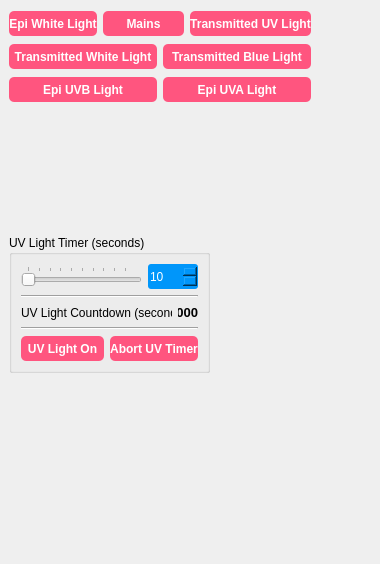
               <widget class="QWidget" name="toolLightControl">
                <property name="geometry">
                 <rect>
                  <x>0</x>
                  <y>0</y>
                  <width>380</width>
                  <height>564</height>
                 </rect>
                </property>
                <attribute name="label">
                 <string>Illumination Control</string>
                </attribute>
                <widget class="QGroupBox" name="groupBox">
                 <property name="geometry">
                  <rect>
                   <x>9</x>
                   <y>235</y>
                   <width>201</width>
                   <height>138</height>
                  </rect>
                 </property>
                 <property name="title">
                  <string>UV Light Timer (seconds)</string>
                 </property>
                 <layout class="QVBoxLayout" name="verticalLayout_10">
                  <item>
                   <layout class="QHBoxLayout" name="horizontalLayout_23">
                    <item>
                     <widget class="QSlider" name="sliderStainFree">
                      <property name="minimum">
                       <number>10</number>
                      </property>
                      <property name="maximum">
                       <number>600</number>
                      </property>
                      <property name="orientation">
                       <enum>Qt::Horizontal</enum>
                      </property>
                      <property name="tickPosition">
                       <enum>QSlider::TicksAbove</enum>
                      </property>
                      <property name="tickInterval">
                       <number>60</number>
                      </property>
                     </widget>
                    </item>
                    <item>
                     <widget class="QSpinBox" name="spinStainFree">
                      <property name="minimumSize">
                       <size>
                        <width>50</width>
                        <height>25</height>
                       </size>
                      </property>
                      <property name="styleSheet">
                       <string notr="true">QSpinBox{	
background-color : rgb(0, 150, 250);
color:rgb(255, 255, 255);
font: 10pt &quot;Segoe UI&quot;;
border-radius: 3px;
}</string>
                      </property>
                      <property name="minimum">
                       <number>10</number>
                      </property>
                      <property name="maximum">
                       <number>600</number>
                      </property>
                     </widget>
                    </item>
                   </layout>
                  </item>
                  <item>
                   <widget class="Line" name="line_25">
                    <property name="orientation">
                     <enum>Qt::Horizontal</enum>
                    </property>
                   </widget>
                  </item>
                  <item>
                   <layout class="QHBoxLayout" name="horizontalLayout_20">
                    <item>
                     <widget class="QLabel" name="label_11">
                      <property name="text">
                       <string>UV Light Countdown (seconds):</string>
                      </property>
                     </widget>
                    </item>
                    <item>
                     <widget class="QLabel" name="labelElapsedTime">
                      <property name="minimumSize">
                       <size>
                        <width>20</width>
                        <height>0</height>
                       </size>
                      </property>
                      <property name="font">
                       <font>
                        <family>Segoe UI</family>
                        <pointsize>10</pointsize>
                        <weight>75</weight>
                        <italic>false</italic>
                        <bold>true</bold>
                       </font>
                      </property>
                      <property name="layoutDirection">
                       <enum>Qt::LeftToRight</enum>
                      </property>
                      <property name="text">
                       <string>000</string>
                      </property>
                      <property name="scaledContents">
                       <bool>false</bool>
                      </property>
                      <property name="alignment">
                       <set>Qt::AlignRight|Qt::AlignTrailing|Qt::AlignVCenter</set>
                      </property>
                      <property name="margin">
                       <number>0</number>
                      </property>
                     </widget>
                    </item>
                   </layout>
                  </item>
                  <item>
                   <widget class="Line" name="line_26">
                    <property name="orientation">
                     <enum>Qt::Horizontal</enum>
                    </property>
                   </widget>
                  </item>
                  <item>
                   <layout class="QHBoxLayout" name="horizontalLayout_19">
                    <item>
                     <widget class="QPushButton" name="buttonStartStainFree">
                      <property name="minimumSize">
                       <size>
                        <width>0</width>
                        <height>25</height>
                       </size>
                      </property>
                      <property name="styleSheet">
                       <string notr="true">QPushButton{	
background-color : rgb(255, 85, 127);
color:rgb(255, 255, 255);
font: 10pt &quot;Segoe UI&quot;;
font: bold;
border-radius: 5px;
}

QPushButton::pressed{background-color :rgb(0, 170, 255);}

QPushButton::checked{background-color :rgb(0, 255, 127);}
</string>
                      </property>
                      <property name="text">
                       <string>UV Light On</string>
                      </property>
                      <property name="checkable">
                       <bool>false</bool>
                      </property>
                     </widget>
                    </item>
                    <item>
                     <widget class="QPushButton" name="buttonAbortStainFree">
                      <property name="minimumSize">
                       <size>
                        <width>0</width>
                        <height>25</height>
                       </size>
                      </property>
                      <property name="styleSheet">
                       <string notr="true">QPushButton{	
background-color : rgb(255, 85, 127);
color:rgb(255, 255, 255);
font: 10pt &quot;Segoe UI&quot;;
font: bold;
border-radius: 5px;
}

QPushButton::pressed{background-color :rgb(0, 170, 255);}

QPushButton::checked{background-color :rgb(0, 255, 127);}
</string>
                      </property>
                      <property name="text">
                       <string>Abort UV Timer</string>
                      </property>
                     </widget>
                    </item>
                   </layout>
                  </item>
                 </layout>
                </widget>
                <widget class="QWidget" name="">
                 <property name="geometry">
                  <rect>
                   <x>9</x>
                   <y>9</y>
                   <width>302</width>
                   <height>95</height>
                  </rect>
                 </property>
                 <layout class="QVBoxLayout" name="verticalLayout_11">
                  <item>
                   <layout class="QHBoxLayout" name="horizontalLayout_12">
                    <item>
                     <widget class="QPushButton" name="buttonEpiWhite">
                      <property name="minimumSize">
                       <size>
                        <width>0</width>
                        <height>25</height>
                       </size>
                      </property>
                      <property name="palette">
                       <palette>
                        <active>
                         <colorrole role="WindowText">
                          <brush brushstyle="SolidPattern">
                           <color alpha="255">
                            <red>255</red>
                            <green>255</green>
                            <blue>255</blue>
                           </color>
                          </brush>
                         </colorrole>
                         <colorrole role="Button">
                          <brush brushstyle="SolidPattern">
                           <color alpha="255">
                            <red>255</red>
                            <green>85</green>
                            <blue>127</blue>
                           </color>
                          </brush>
                         </colorrole>
                         <colorrole role="Light">
                          <brush brushstyle="SolidPattern">
                           <color alpha="255">
                            <red>127</red>
                            <green>255</green>
                            <blue>191</blue>
                           </color>
                          </brush>
                         </colorrole>
                         <colorrole role="Midlight">
                          <brush brushstyle="SolidPattern">
                           <color alpha="255">
                            <red>63</red>
                            <green>255</green>
                            <blue>159</blue>
                           </color>
                          </brush>
                         </colorrole>
                         <colorrole role="Dark">
                          <brush brushstyle="SolidPattern">
                           <color alpha="255">
                            <red>0</red>
                            <green>127</green>
                            <blue>63</blue>
                           </color>
                          </brush>
                         </colorrole>
                         <colorrole role="Mid">
                          <brush brushstyle="SolidPattern">
                           <color alpha="255">
                            <red>0</red>
                            <green>170</green>
                            <blue>84</blue>
                           </color>
                          </brush>
                         </colorrole>
                         <colorrole role="Text">
                          <brush brushstyle="SolidPattern">
                           <color alpha="255">
                            <red>255</red>
                            <green>255</green>
                            <blue>255</blue>
                           </color>
                          </brush>
                         </colorrole>
                         <colorrole role="BrightText">
                          <brush brushstyle="SolidPattern">
                           <color alpha="255">
                            <red>255</red>
                            <green>255</green>
                            <blue>255</blue>
                           </color>
                          </brush>
                         </colorrole>
                         <colorrole role="ButtonText">
                          <brush brushstyle="SolidPattern">
                           <color alpha="255">
                            <red>255</red>
                            <green>255</green>
                            <blue>255</blue>
                           </color>
                          </brush>
                         </colorrole>
                         <colorrole role="Base">
                          <brush brushstyle="SolidPattern">
                           <color alpha="255">
                            <red>255</red>
                            <green>85</green>
                            <blue>127</blue>
                           </color>
                          </brush>
                         </colorrole>
                         <colorrole role="Window">
                          <brush brushstyle="SolidPattern">
                           <color alpha="255">
                            <red>255</red>
                            <green>85</green>
                            <blue>127</blue>
                           </color>
                          </brush>
                         </colorrole>
                         <colorrole role="Shadow">
                          <brush brushstyle="SolidPattern">
                           <color alpha="255">
                            <red>0</red>
                            <green>0</green>
                            <blue>0</blue>
                           </color>
                          </brush>
                         </colorrole>
                         <colorrole role="AlternateBase">
                          <brush brushstyle="SolidPattern">
                           <color alpha="255">
                            <red>127</red>
                            <green>255</green>
                            <blue>191</blue>
                           </color>
                          </brush>
                         </colorrole>
                         <colorrole role="ToolTipBase">
                          <brush brushstyle="SolidPattern">
                           <color alpha="255">
                            <red>255</red>
                            <green>255</green>
                            <blue>220</blue>
                           </color>
                          </brush>
                         </colorrole>
                         <colorrole role="ToolTipText">
                          <brush brushstyle="SolidPattern">
                           <color alpha="255">
                            <red>0</red>
                            <green>0</green>
                            <blue>0</blue>
                           </color>
                          </brush>
                         </colorrole>
                        </active>
                        <inactive>
                         <colorrole role="WindowText">
                          <brush brushstyle="SolidPattern">
                           <color alpha="255">
                            <red>255</red>
                            <green>255</green>
                            <blue>255</blue>
                           </color>
                          </brush>
                         </colorrole>
                         <colorrole role="Button">
                          <brush brushstyle="SolidPattern">
                           <color alpha="255">
                            <red>255</red>
                            <green>85</green>
                            <blue>127</blue>
                           </color>
                          </brush>
                         </colorrole>
                         <colorrole role="Light">
                          <brush brushstyle="SolidPattern">
                           <color alpha="255">
                            <red>127</red>
                            <green>255</green>
                            <blue>191</blue>
                           </color>
                          </brush>
                         </colorrole>
                         <colorrole role="Midlight">
                          <brush brushstyle="SolidPattern">
                           <color alpha="255">
                            <red>63</red>
                            <green>255</green>
                            <blue>159</blue>
                           </color>
                          </brush>
                         </colorrole>
                         <colorrole role="Dark">
                          <brush brushstyle="SolidPattern">
                           <color alpha="255">
                            <red>0</red>
                            <green>127</green>
                            <blue>63</blue>
                           </color>
                          </brush>
                         </colorrole>
                         <colorrole role="Mid">
                          <brush brushstyle="SolidPattern">
                           <color alpha="255">
                            <red>0</red>
                            <green>170</green>
                            <blue>84</blue>
                           </color>
                          </brush>
                         </colorrole>
                         <colorrole role="Text">
                          <brush brushstyle="SolidPattern">
                           <color alpha="255">
                            <red>255</red>
                            <green>255</green>
                            <blue>255</blue>
                           </color>
                          </brush>
                         </colorrole>
                         <colorrole role="BrightText">
                          <brush brushstyle="SolidPattern">
                           <color alpha="255">
                            <red>255</red>
                            <green>255</green>
                            <blue>255</blue>
                           </color>
                          </brush>
                         </colorrole>
                         <colorrole role="ButtonText">
                          <brush brushstyle="SolidPattern">
                           <color alpha="255">
                            <red>255</red>
                            <green>255</green>
                            <blue>255</blue>
                           </color>
                          </brush>
                         </colorrole>
                         <colorrole role="Base">
                          <brush brushstyle="SolidPattern">
                           <color alpha="255">
                            <red>255</red>
                            <green>85</green>
                            <blue>127</blue>
                           </color>
                          </brush>
                         </colorrole>
                         <colorrole role="Window">
                          <brush brushstyle="SolidPattern">
                           <color alpha="255">
                            <red>255</red>
                            <green>85</green>
                            <blue>127</blue>
                           </color>
                          </brush>
                         </colorrole>
                         <colorrole role="Shadow">
                          <brush brushstyle="SolidPattern">
                           <color alpha="255">
                            <red>0</red>
                            <green>0</green>
                            <blue>0</blue>
                           </color>
                          </brush>
                         </colorrole>
                         <colorrole role="AlternateBase">
                          <brush brushstyle="SolidPattern">
                           <color alpha="255">
                            <red>127</red>
                            <green>255</green>
                            <blue>191</blue>
                           </color>
                          </brush>
                         </colorrole>
                         <colorrole role="ToolTipBase">
                          <brush brushstyle="SolidPattern">
                           <color alpha="255">
                            <red>255</red>
                            <green>255</green>
                            <blue>220</blue>
                           </color>
                          </brush>
                         </colorrole>
                         <colorrole role="ToolTipText">
                          <brush brushstyle="SolidPattern">
                           <color alpha="255">
                            <red>0</red>
                            <green>0</green>
                            <blue>0</blue>
                           </color>
                          </brush>
                         </colorrole>
                        </inactive>
                        <disabled>
                         <colorrole role="WindowText">
                          <brush brushstyle="SolidPattern">
                           <color alpha="255">
                            <red>255</red>
                            <green>255</green>
                            <blue>255</blue>
                           </color>
                          </brush>
                         </colorrole>
                         <colorrole role="Button">
                          <brush brushstyle="SolidPattern">
                           <color alpha="255">
                            <red>255</red>
                            <green>85</green>
                            <blue>127</blue>
                           </color>
                          </brush>
                         </colorrole>
                         <colorrole role="Light">
                          <brush brushstyle="SolidPattern">
                           <color alpha="255">
                            <red>127</red>
                            <green>255</green>
                            <blue>191</blue>
                           </color>
                          </brush>
                         </colorrole>
                         <colorrole role="Midlight">
                          <brush brushstyle="SolidPattern">
                           <color alpha="255">
                            <red>63</red>
                            <green>255</green>
                            <blue>159</blue>
                           </color>
                          </brush>
                         </colorrole>
                         <colorrole role="Dark">
                          <brush brushstyle="SolidPattern">
                           <color alpha="255">
                            <red>0</red>
                            <green>127</green>
                            <blue>63</blue>
                           </color>
                          </brush>
                         </colorrole>
                         <colorrole role="Mid">
                          <brush brushstyle="SolidPattern">
                           <color alpha="255">
                            <red>0</red>
                            <green>170</green>
                            <blue>84</blue>
                           </color>
                          </brush>
                         </colorrole>
                         <colorrole role="Text">
                          <brush brushstyle="SolidPattern">
                           <color alpha="255">
                            <red>255</red>
                            <green>255</green>
                            <blue>255</blue>
                           </color>
                          </brush>
                         </colorrole>
                         <colorrole role="BrightText">
                          <brush brushstyle="SolidPattern">
                           <color alpha="255">
                            <red>255</red>
                            <green>255</green>
                            <blue>255</blue>
                           </color>
                          </brush>
                         </colorrole>
                         <colorrole role="ButtonText">
                          <brush brushstyle="SolidPattern">
                           <color alpha="255">
                            <red>255</red>
                            <green>255</green>
                            <blue>255</blue>
                           </color>
                          </brush>
                         </colorrole>
                         <colorrole role="Base">
                          <brush brushstyle="SolidPattern">
                           <color alpha="255">
                            <red>255</red>
                            <green>85</green>
                            <blue>127</blue>
                           </color>
                          </brush>
                         </colorrole>
                         <colorrole role="Window">
                          <brush brushstyle="SolidPattern">
                           <color alpha="255">
                            <red>255</red>
                            <green>85</green>
                            <blue>127</blue>
                           </color>
                          </brush>
                         </colorrole>
                         <colorrole role="Shadow">
                          <brush brushstyle="SolidPattern">
                           <color alpha="255">
                            <red>0</red>
                            <green>0</green>
                            <blue>0</blue>
                           </color>
                          </brush>
                         </colorrole>
                         <colorrole role="AlternateBase">
                          <brush brushstyle="SolidPattern">
                           <color alpha="255">
                            <red>0</red>
                            <green>255</green>
                            <blue>127</blue>
                           </color>
                          </brush>
                         </colorrole>
                         <colorrole role="ToolTipBase">
                          <brush brushstyle="SolidPattern">
                           <color alpha="255">
                            <red>255</red>
                            <green>255</green>
                            <blue>220</blue>
                           </color>
                          </brush>
                         </colorrole>
                         <colorrole role="ToolTipText">
                          <brush brushstyle="SolidPattern">
                           <color alpha="255">
                            <red>0</red>
                            <green>0</green>
                            <blue>0</blue>
                           </color>
                          </brush>
                         </colorrole>
                        </disabled>
                       </palette>
                      </property>
                      <property name="styleSheet">
                       <string notr="true">QPushButton{	
background-color : rgb(255, 85, 127);
color:rgb(255, 255, 255);
font: 10pt &quot;Segoe UI&quot;;
font: bold;
border-radius: 5px;
}

QPushButton::pressed{background-color :rgb(0, 170, 255);}

QPushButton::checked{background-color :rgb(0, 255, 127);}
</string>
                      </property>
                      <property name="text">
                       <string>Epi White Light</string>
                      </property>
                      <property name="checkable">
                       <bool>true</bool>
                      </property>
                     </widget>
                    </item>
                    <item>
                     <widget class="QPushButton" name="buttonMains">
                      <property name="minimumSize">
                       <size>
                        <width>0</width>
                        <height>25</height>
                       </size>
                      </property>
                      <property name="autoFillBackground">
                       <bool>false</bool>
                      </property>
                      <property name="styleSheet">
                       <string notr="true">QPushButton{	
background-color : rgb(255, 85, 127);
color:rgb(255, 255, 255);
font: 10pt &quot;Segoe UI&quot;;
font: bold;
border-radius: 5px;
}

QPushButton::pressed{background-color :rgb(0, 170, 255);}

QPushButton::checked{background-color :rgb(0, 255, 127);}
</string>
                      </property>
                      <property name="text">
                       <string>Mains</string>
                      </property>
                      <property name="checkable">
                       <bool>true</bool>
                      </property>
                     </widget>
                    </item>
                    <item>
                     <widget class="QPushButton" name="buttonTransUV">
                      <property name="minimumSize">
                       <size>
                        <width>0</width>
                        <height>25</height>
                       </size>
                      </property>
                      <property name="styleSheet">
                       <string notr="true">QPushButton{	
background-color : rgb(255, 85, 127);
color:rgb(255, 255, 255);
font: 10pt &quot;Segoe UI&quot;;
font: bold;
border-radius: 5px;
}

QPushButton::pressed{background-color :rgb(0, 170, 255);}

QPushButton::checked{background-color :rgb(0, 255, 127);}
</string>
                      </property>
                      <property name="text">
                       <string>Transmitted UV Light</string>
                      </property>
                      <property name="checkable">
                       <bool>true</bool>
                      </property>
                     </widget>
                    </item>
                   </layout>
                  </item>
                  <item>
                   <layout class="QHBoxLayout" name="horizontalLayout_7">
                    <item>
                     <widget class="QPushButton" name="buttonTransWhite">
                      <property name="minimumSize">
                       <size>
                        <width>0</width>
                        <height>25</height>
                       </size>
                      </property>
                      <property name="styleSheet">
                       <string notr="true">QPushButton{	
background-color : rgb(255, 85, 127);
color:rgb(255, 255, 255);
font: 10pt &quot;Segoe UI&quot;;
font: bold;
border-radius: 5px;
}

QPushButton::pressed{background-color :rgb(0, 170, 255);}

QPushButton::checked{background-color :rgb(0, 255, 127);}
</string>
                      </property>
                      <property name="text">
                       <string>Transmitted White Light</string>
                      </property>
                      <property name="checkable">
                       <bool>true</bool>
                      </property>
                     </widget>
                    </item>
                    <item>
                     <widget class="QPushButton" name="buttonTransBlue">
                      <property name="minimumSize">
                       <size>
                        <width>0</width>
                        <height>25</height>
                       </size>
                      </property>
                      <property name="styleSheet">
                       <string notr="true">QPushButton{	
background-color : rgb(255, 85, 127);
color:rgb(255, 255, 255);
font: 10pt &quot;Segoe UI&quot;;
font: bold;
border-radius: 5px;
}

QPushButton::pressed{background-color :rgb(0, 170, 255);}

QPushButton::checked{background-color :rgb(0, 255, 127);}
</string>
                      </property>
                      <property name="text">
                       <string>Transmitted Blue Light</string>
                      </property>
                      <property name="checkable">
                       <bool>true</bool>
                      </property>
                     </widget>
                    </item>
                   </layout>
                  </item>
                  <item>
                   <layout class="QHBoxLayout" name="horizontalLayout_5">
                    <item>
                     <widget class="QPushButton" name="buttonEpiUVB">
                      <property name="minimumSize">
                       <size>
                        <width>0</width>
                        <height>25</height>
                       </size>
                      </property>
                      <property name="styleSheet">
                       <string notr="true">QPushButton{	
background-color : rgb(255, 85, 127);
color:rgb(255, 255, 255);
font: 10pt &quot;Segoe UI&quot;;
font: bold;
border-radius: 5px;
}

QPushButton::pressed{background-color :rgb(0, 170, 255);}

QPushButton::checked{background-color :rgb(0, 255, 127);}
</string>
                      </property>
                      <property name="text">
                       <string>Epi UVB Light</string>
                      </property>
                      <property name="checkable">
                       <bool>true</bool>
                      </property>
                     </widget>
                    </item>
                    <item>
                     <widget class="QPushButton" name="buttonEpiUVA">
                      <property name="minimumSize">
                       <size>
                        <width>0</width>
                        <height>25</height>
                       </size>
                      </property>
                      <property name="styleSheet">
                       <string notr="true">QPushButton{	
background-color : rgb(255, 85, 127);
color:rgb(255, 255, 255);
font: 10pt &quot;Segoe UI&quot;;
font: bold;
border-radius: 5px;
}

QPushButton::pressed{background-color :rgb(0, 170, 255);}

QPushButton::checked{background-color :rgb(0, 255, 127);}
</string>
                      </property>
                      <property name="text">
                       <string>Epi UVA Light</string>
                      </property>
                      <property name="checkable">
                       <bool>true</bool>
                      </property>
                     </widget>
                    </item>
                   </layout>
                  </item>
                 </layout>
                </widget>
               </widget>
